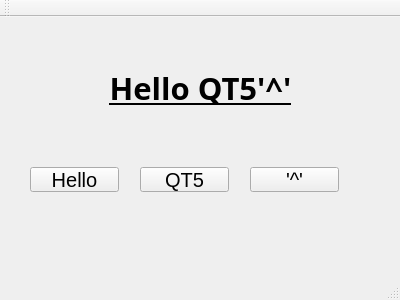
<?xml version="1.0" encoding="UTF-8"?>
<ui version="4.0">
 <class>MainWindow</class>
 <widget class="QMainWindow" name="MainWindow">
  <property name="geometry">
   <rect>
    <x>0</x>
    <y>0</y>
    <width>400</width>
    <height>300</height>
   </rect>
  </property>
  <property name="windowTitle">
   <string>MainWindow</string>
  </property>
  <widget class="QWidget" name="centralWidget">
   <widget class="QLabel" name="label">
    <property name="geometry">
     <rect>
      <x>70</x>
      <y>30</y>
      <width>261</width>
      <height>81</height>
     </rect>
    </property>
    <property name="sizePolicy">
     <sizepolicy hsizetype="Expanding" vsizetype="Preferred">
      <horstretch>0</horstretch>
      <verstretch>0</verstretch>
     </sizepolicy>
    </property>
    <property name="font">
     <font>
      <family>Ubuntu Mono</family>
      <pointsize>23</pointsize>
      <weight>75</weight>
      <italic>false</italic>
      <bold>true</bold>
      <underline>true</underline>
      <strikeout>false</strikeout>
      <kerning>true</kerning>
     </font>
    </property>
    <property name="text">
     <string>Hello QT5'^'</string>
    </property>
    <property name="alignment">
     <set>Qt::AlignCenter</set>
    </property>
   </widget>
   <widget class="QPushButton" name="btn1">
    <property name="geometry">
     <rect>
      <x>30</x>
      <y>150</y>
      <width>89</width>
      <height>25</height>
     </rect>
    </property>
    <property name="font">
     <font>
      <pointsize>15</pointsize>
     </font>
    </property>
    <property name="text">
     <string>Hello</string>
    </property>
   </widget>
   <widget class="QPushButton" name="btn2">
    <property name="geometry">
     <rect>
      <x>250</x>
      <y>150</y>
      <width>89</width>
      <height>25</height>
     </rect>
    </property>
    <property name="font">
     <font>
      <pointsize>15</pointsize>
     </font>
    </property>
    <property name="text">
     <string>'^'</string>
    </property>
   </widget>
   <widget class="QPushButton" name="btn3">
    <property name="geometry">
     <rect>
      <x>140</x>
      <y>150</y>
      <width>89</width>
      <height>25</height>
     </rect>
    </property>
    <property name="font">
     <font>
      <pointsize>15</pointsize>
     </font>
    </property>
    <property name="text">
     <string>QT5</string>
    </property>
   </widget>
  </widget>
  <widget class="QMenuBar" name="menuBar">
   <property name="geometry">
    <rect>
     <x>0</x>
     <y>0</y>
     <width>400</width>
     <height>22</height>
    </rect>
   </property>
  </widget>
  <widget class="QToolBar" name="mainToolBar">
   <attribute name="toolBarArea">
    <enum>TopToolBarArea</enum>
   </attribute>
   <attribute name="toolBarBreak">
    <bool>false</bool>
   </attribute>
  </widget>
  <widget class="QStatusBar" name="statusBar"/>
 </widget>
 <layoutdefault spacing="6" margin="11"/>
 <resources/>
 <connections/>
</ui>
